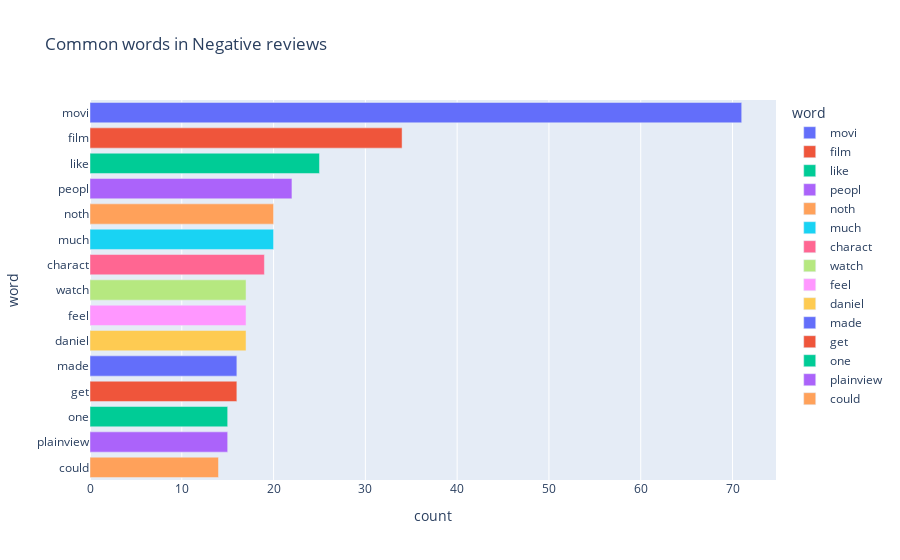

This figure's notebook cell:
### Code cell
#ploting a bar graph for the positive words in the reviews
px.bar(neg_words, x='count', y='word', title='Common words in Negative reviews', color = 'word')

### Figure 1 — Plotly figure (JSON) as saved in the notebook; plotly's stock layout.template omitted (floating-point values rounded to 4 significant figures)
{"data": [{"alignmentgroup": "True", "hovertemplate": "word=%{y}<br>count=%{x}<extra></extra>", "legendgroup": "movi", "marker": {"color": "#636efa", "pattern": {"shape": ""}}, "name": "movi", "offsetgroup": "movi", "orientation": "h", "showlegend": true, "textposition": "auto", "type": "bar", "x": [71], "xaxis": "x", "y": ["movi"], "yaxis": "y"}, {"alignmentgroup": "True", "hovertemplate": "word=%{y}<br>count=%{x}<extra></extra>", "legendgroup": "film", "marker": {"color": "#EF553B", "pattern": {"shape": ""}}, "name": "film", "offsetgroup": "film", "orientation": "h", "showlegend": true, "textposition": "auto", "type": "bar", "x": [34], "xaxis": "x", "y": ["film"], "yaxis": "y"}, {"alignmentgroup": "True", "hovertemplate": "word=%{y}<br>count=%{x}<extra></extra>", "legendgroup": "like", "marker": {"color": "#00cc96", "pattern": {"shape": ""}}, "name": "like", "offsetgroup": "like", "orientation": "h", "showlegend": true, "textposition": "auto", "type": "bar", "x": [25], "xaxis": "x", "y": ["like"], "yaxis": "y"}, {"alignmentgroup": "True", "hovertemplate": "word=%{y}<br>count=%{x}<extra></extra>", "legendgroup": "peopl", "marker": {"color": "#ab63fa", "pattern": {"shape": ""}}, "name": "peopl", "offsetgroup": "peopl", "orientation": "h", "showlegend": true, "textposition": "auto", "type": "bar", "x": [22], "xaxis": "x", "y": ["peopl"], "yaxis": "y"}, {"alignmentgroup": "True", "hovertemplate": "word=%{y}<br>count=%{x}<extra></extra>", "legendgroup": "noth", "marker": {"color": "#FFA15A", "pattern": {"shape": ""}}, "name": "noth", "offsetgroup": "noth", "orientation": "h", "showlegend": true, "textposition": "auto", "type": "bar", "x": [20], "xaxis": "x", "y": ["noth"], "yaxis": "y"}, {"alignmentgroup": "True", "hovertemplate": "word=%{y}<br>count=%{x}<extra></extra>", "legendgroup": "much", "marker": {"color": "#19d3f3", "pattern": {"shape": ""}}, "name": "much", "offsetgroup": "much", "orientation": "h", "showlegend": true, "textposition": "auto", "type": "bar", "x": [20], "xaxis": "x", "y": ["much"], "yaxis": "y"}, {"alignmentgroup": "True", "hovertemplate": "word=%{y}<br>count=%{x}<extra></extra>", "legendgroup": "charact", "marker": {"color": "#FF6692", "pattern": {"shape": ""}}, "name": "charact", "offsetgroup": "charact", "orientation": "h", "showlegend": true, "textposition": "auto", "type": "bar", "x": [19], "xaxis": "x", "y": ["charact"], "yaxis": "y"}, {"alignmentgroup": "True", "hovertemplate": "word=%{y}<br>count=%{x}<extra></extra>", "legendgroup": "watch", "marker": {"color": "#B6E880", "pattern": {"shape": ""}}, "name": "watch", "offsetgroup": "watch", "orientation": "h", "showlegend": true, "textposition": "auto", "type": "bar", "x": [17], "xaxis": "x", "y": ["watch"], "yaxis": "y"}, {"alignmentgroup": "True", "hovertemplate": "word=%{y}<br>count=%{x}<extra></extra>", "legendgroup": "feel", "marker": {"color": "#FF97FF", "pattern": {"shape": ""}}, "name": "feel", "offsetgroup": "feel", "orientation": "h", "showlegend": true, "textposition": "auto", "type": "bar", "x": [17], "xaxis": "x", "y": ["feel"], "yaxis": "y"}, {"alignmentgroup": "True", "hovertemplate": "word=%{y}<br>count=%{x}<extra></extra>", "legendgroup": "daniel", "marker": {"color": "#FECB52", "pattern": {"shape": ""}}, "name": "daniel", "offsetgroup": "daniel", "orientation": "h", "showlegend": true, "textposition": "auto", "type": "bar", "x": [17], "xaxis": "x", "y": ["daniel"], "yaxis": "y"}, {"alignmentgroup": "True", "hovertemplate": "word=%{y}<br>count=%{x}<extra></extra>", "legendgroup": "made", "marker": {"color": "#636efa", "pattern": {"shape": ""}}, "name": "made", "offsetgroup": "made", "orientation": "h", "showlegend": true, "textposition": "auto", "type": "bar", "x": [16], "xaxis": "x", "y": ["made"], "yaxis": "y"}, {"alignmentgroup": "True", "hovertemplate": "word=%{y}<br>count=%{x}<extra></extra>", "legendgroup": "get", "marker": {"color": "#EF553B", "pattern": {"shape": ""}}, "name": "get", "offsetgroup": "get", "orientation": "h", "showlegend": true, "textposition": "auto", "type": "bar", "x": [16], "xaxis": "x", "y": ["get"], "yaxis": "y"}, {"alignmentgroup": "True", "hovertemplate": "word=%{y}<br>count=%{x}<extra></extra>", "legendgroup": "one", "marker": {"color": "#00cc96", "pattern": {"shape": ""}}, "name": "one", "offsetgroup": "one", "orientation": "h", "showlegend": true, "textposition": "auto", "type": "bar", "x": [15], "xaxis": "x", "y": ["one"], "yaxis": "y"}, {"alignmentgroup": "True", "hovertemplate": "word=%{y}<br>count=%{x}<extra></extra>", "legendgroup": "plainview", "marker": {"color": "#ab63fa", "pattern": {"shape": ""}}, "name": "plainview", "offsetgroup": "plainview", "orientation": "h", "showlegend": true, "textposition": "auto", "type": "bar", "x": [15], "xaxis": "x", "y": ["plainview"], "yaxis": "y"}, {"alignmentgroup": "True", "hovertemplate": "word=%{y}<br>count=%{x}<extra></extra>", "legendgroup": "could", "marker": {"color": "#FFA15A", "pattern": {"shape": ""}}, "name": "could", "offsetgroup": "could", "orientation": "h", "showlegend": true, "textposition": "auto", "type": "bar", "x": [14], "xaxis": "x", "y": ["could"], "yaxis": "y"}], "layout": {"barmode": "relative", "legend": {"title": {"text": "word"}, "tracegroupgap": 0}, "title": {"text": "Common words in Negative reviews"}, "xaxis": {"anchor": "y", "domain": [0, 1], "title": {"text": "count"}}, "yaxis": {"anchor": "x", "categoryarray": ["could", "plainview", "one", "get", "made", "daniel", "feel", "watch", "charact", "much", "noth", "peopl", "like", "film", "movi"], "categoryorder": "array", "domain": [0, 1], "title": {"text": "word"}}}}
